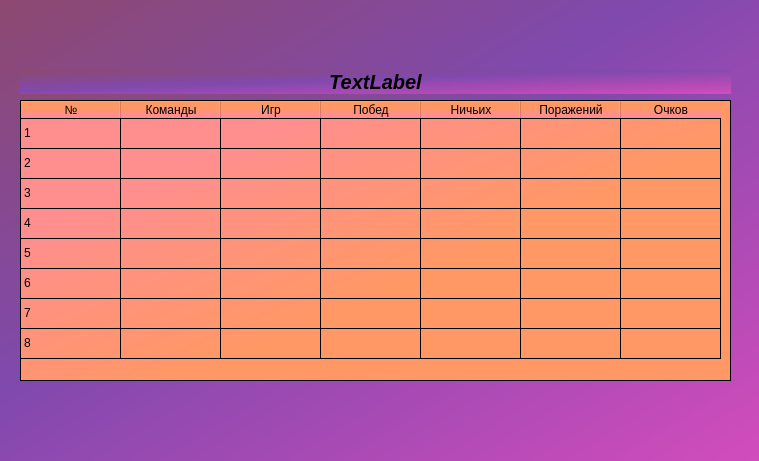
<?xml version="1.0" encoding="UTF-8"?>
<ui version="4.0">
 <class>Dialog</class>
 <widget class="QDialog" name="Dialog">
  <property name="geometry">
   <rect>
    <x>0</x>
    <y>0</y>
    <width>759</width>
    <height>461</height>
   </rect>
  </property>
  <property name="windowTitle">
   <string>Statistics</string>
  </property>
  <property name="styleSheet">
   <string notr="true">background-color: qlineargradient(spread:pad, x1:0, y1:0, x2:1, y2:1, stop:0 rgba(141, 73, 112, 255), stop:0.426136 rgba(128, 73, 173, 255), stop:1 rgba(210, 76, 188, 255));</string>
  </property>
  <widget class="QWidget" name="layoutWidget">
   <property name="geometry">
    <rect>
     <x>20</x>
     <y>70</y>
     <width>711</width>
     <height>311</height>
    </rect>
   </property>
   <layout class="QVBoxLayout" name="verticalLayout">
    <item>
     <widget class="QLabel" name="label_title">
      <property name="font">
       <font>
        <pointsize>15</pointsize>
        <italic>true</italic>
        <bold>true</bold>
       </font>
      </property>
      <property name="text">
       <string>TextLabel</string>
      </property>
      <property name="alignment">
       <set>Qt::AlignCenter</set>
      </property>
     </widget>
    </item>
    <item>
     <widget class="QTableWidget" name="table">
      <property name="styleSheet">
       <string notr="true">background-color: qlineargradient(spread:pad, x1:1, y1:0.983136, x2:0, y2:0.0852273, stop:0.409091 rgba(255, 152, 100, 255), stop:0.801136 rgba(255, 142, 142, 255));</string>
      </property>
      <property name="editTriggers">
       <set>QAbstractItemView::DoubleClicked</set>
      </property>
      <property name="dragEnabled">
       <bool>false</bool>
      </property>
      <attribute name="horizontalHeaderVisible">
       <bool>true</bool>
      </attribute>
      <attribute name="horizontalHeaderCascadingSectionResizes">
       <bool>false</bool>
      </attribute>
      <attribute name="verticalHeaderVisible">
       <bool>false</bool>
      </attribute>
      <row/>
      <row/>
      <row/>
      <row/>
      <row/>
      <row/>
      <row/>
      <row/>
      <column>
       <property name="text">
        <string>№</string>
       </property>
      </column>
      <column>
       <property name="text">
        <string>Команды</string>
       </property>
      </column>
      <column>
       <property name="text">
        <string>Игр</string>
       </property>
      </column>
      <column>
       <property name="text">
        <string>Побед</string>
       </property>
      </column>
      <column>
       <property name="text">
        <string>Ничьих</string>
       </property>
      </column>
      <column>
       <property name="text">
        <string>Поражений</string>
       </property>
      </column>
      <column>
       <property name="text">
        <string>Очков</string>
       </property>
      </column>
      <item row="0" column="0">
       <property name="text">
        <string>1</string>
       </property>
      </item>
      <item row="1" column="0">
       <property name="text">
        <string>2</string>
       </property>
      </item>
      <item row="2" column="0">
       <property name="text">
        <string>3</string>
       </property>
      </item>
      <item row="3" column="0">
       <property name="text">
        <string>4</string>
       </property>
      </item>
      <item row="4" column="0">
       <property name="text">
        <string>5</string>
       </property>
      </item>
      <item row="5" column="0">
       <property name="text">
        <string>6</string>
       </property>
      </item>
      <item row="6" column="0">
       <property name="text">
        <string>7</string>
       </property>
      </item>
      <item row="7" column="0">
       <property name="text">
        <string>8</string>
       </property>
      </item>
     </widget>
    </item>
   </layout>
  </widget>
 </widget>
 <resources/>
 <connections/>
</ui>
